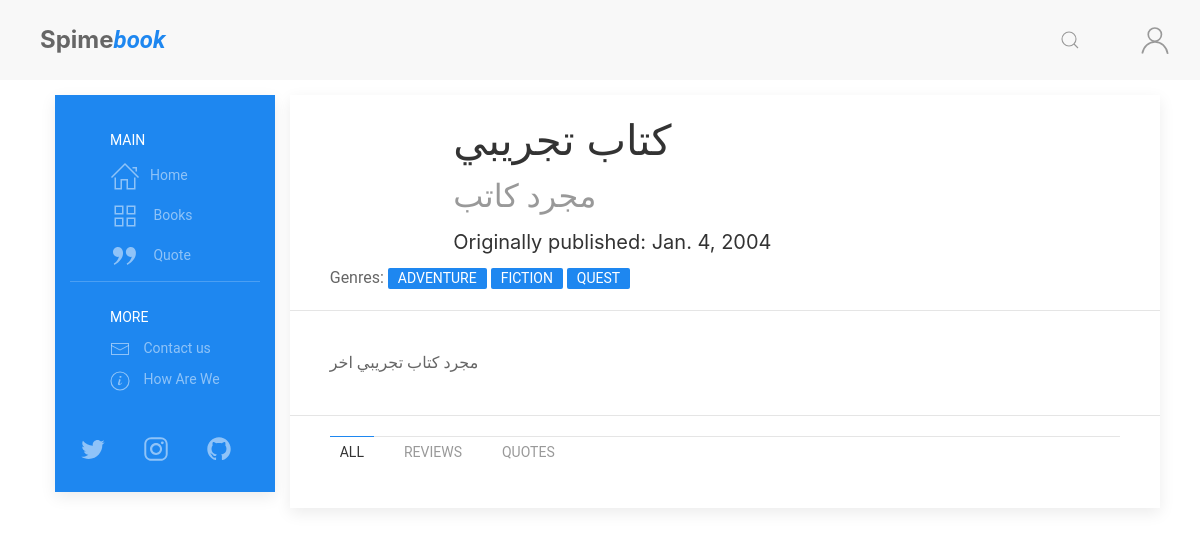
Before: /books/15/ with the older database file.
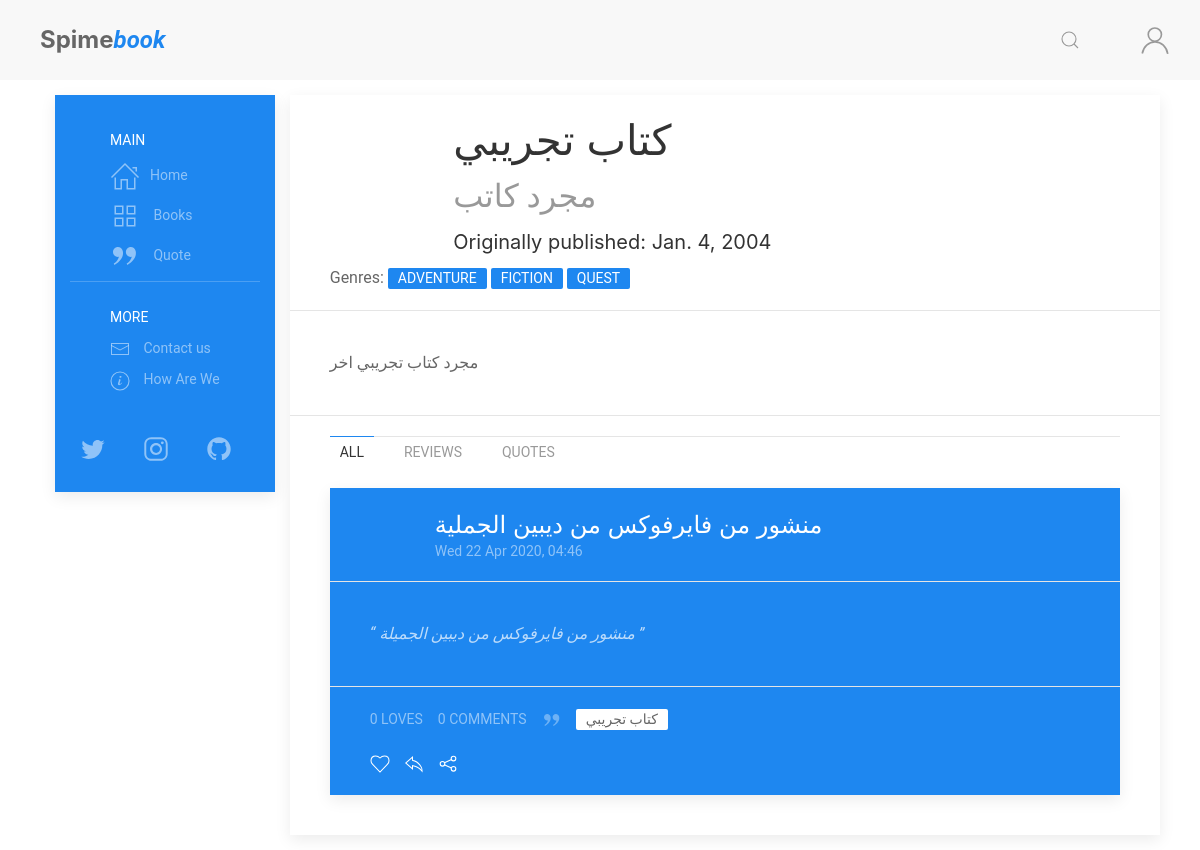
After: the same page with the newer database file.
### books/models.py (models this page shows, shortened)
class Genres(models.Model):
    genre = models.CharField(max_length=100)
    def __str__(self):
        return self.genre

class Book(models.Model):
    book_type = [
        ('Book', 'Book'),
        ('Novel', 'Novel')
    ]
    title = models.CharField(max_length=255)
    book_image = models.ImageField(
        upload_to='books/cover/', default='book.jpg')
    author = models.ForeignKey(Author, on_delete=models.CASCADE)
    publish_date = models.DateField(default=timezone.now)
    genres = models.ManyToManyField(Genres, related_name='genres')
    book_Bio = models.TextField(default='')
    book_or_Novel = models.CharField(
        max_length=5, choices=book_type, default='1')
    def __str__(self):
        return self.title

### posts/models.py (models this page shows, shortened)
class Post(models.Model):
    POST_TYPE = [
        ('Q', 'Quote'),
        ('R', 'Reviw'),
        ('P', 'Post'),
    ]
    title = models.CharField(max_length=120, default='')
    user = models.ForeignKey(User, on_delete=models.CASCADE)
    post_date = models.DateTimeField(default=timezone.now)
    post_edit_date = models.DateTimeField(auto_now=timezone.now)
    content = models.TextField(default='')
    post_type = models.CharField(
        max_length=1,
        choices=POST_TYPE,
        default='Psot')
    for_book = models.ForeignKey(Book, on_delete=models.CASCADE)
    archived = models.BooleanField(default=False)
    class Meta:
        ordering = ["-post_date"]

### books/views.py (the view)
# urls.py: path('books/<int:book_id>/', views.book, name='book'),
def book(request, book_id):
    target_book = get_object_or_404(Book, id=book_id)
    readed_book_state = False
    if request.user.is_authenticated:
        user = request.user.profile
        if user.books.filter(id=target_book.id).exists():  # cheek:
            readed_book_state = True
        else:
            readed_book_state = False
    all_posts = Post.objects.filter(
        for_book=target_book).filter(archived=False)
    page = request.GET.get('page', 1)
    paginator = Paginator(all_posts, 5)
    try:
        posts = paginator.page(page)
    except PageNotAnInteger:
        posts = paginator.page(1)
    except EmptyPage:
        posts = paginator.page(paginator.num_pages)
    context = {'title': target_book.title,
               'book': target_book,
               'posts': posts,
               'readed_book': readed_book_state
               }
    return render(request, 'books/book.html', context)

### books/models.py (called while the page is built)
    def __str__(self):
        return self.author_Name

### posts/templatetags/posts_extra.py (called while the page is built)
@register.inclusion_tag('posts/costumtags/reaction_bar.html')
def reaction_bar(post_id, user):
    target_post = Post.objects.get(id=post_id)
    comment_form = AddCommentForm()
    context = {
        'user': user,
        'post': target_post,
        'comment': target_post,
        'comment_form': comment_form,
    }
    return context

@register.inclusion_tag('posts/costumtags/post_container.html')
def post(post, user):
    context = {
        'user': user,
        'post': post
    }
    return context

@register.inclusion_tag('posts/costumtags/infinite_scroll_js.html')
def infinite_scroll_js():
    context = {
    }
    return context

### books/templates/books/book.html (shortened to what this page needs)
{% extends "posts/base.html" %}
{% load posts_extra %}
{% block content %}
<div class="uk-card uk-card-default">
    <div class="uk-card-header me-header">
        <div class="uk-grid-small uk-flex me-text-center-m" uk-grid>
            <div class="uk-width-auto@m book-img">
            </div>
            <div class="uk-width-expand uk-margin-small-left">
                <h1 class="uk-margin-remove">{{book.title}}</h1>
                <h2 class="uk-margin-remove-left uk-margin-small"><a
                        href="{% url 'author' book.author.id book.author  %}" class="uk-link-muted">{{book.author}}</a>
                </h2>
                <h4 class="uk-margin-remove-left uk-margin-small">Originally published: {{book.publish_date}}</h4>
            </div>
        </div>
        <div class=" uk-margin-small-top book-genres">
            Genres:
            {% for genre in book.genres.all %}
            <a class="uk-label" href="{% url 'fliter-genre' genre.genre %}">{{ genre }}</a>
            {% endfor %}
        </div>
    </div>
    <div class="uk-card-body">
        <p>
            {{book.book_Bio}}
        </p>
    </div>
    <div class="uk-card-footer">
        <div>
            <ul class="uk-tab-bottom" uk-tab>
                <li class="uk-active"><a href="">All</a></li>
                <li><a href="">Reviews</a></li>
                <li><a href="">Quotes</a></li>
            </ul>
        </div>
        <div class="uk-width-expand">
            <div class="article-feed">
                {% for post in posts %}
                {% post post user %}
                {% endfor %}
            </div>
        </div>
    </div>
</div>
{% endblock content %}

### posts/templates/posts/costumtags/post_container.html
{% load posts_extra %}
<div class="article">
    <div class="uk-card uk-card-primary uk-margin uk-width-1-1">
        <div class="uk-card-header">
            <div class="uk-grid-small uk-flex-middle" uk-grid>
                <div class="uk-width-auto">
                    <a href="{% url 'user-profile' post.user %}">
                        <img data-src="{{post.user.profile.picture.url}}" class="uk-border-circle" width="50"
                            height="50" alt="{{post.user}}" uk-img>
                    </a>
                </div>
                <div class="uk-width-expand">
                    <a href="{% url 'post' post.id %}">
                        <h3 class="uk-card-title uk-margin-remove-bottom">{{post.title}}</h3>
                    </a>
                    <p class="uk-text-meta uk-margin-remove-top">
                        <time>{{post.post_date|date:"D d M Y, H:i"}}</time>
                    </p>
                </div>
            </div>
        </div>
        <div class="uk-card-body uk-padding">
            {% if post.post_type == "Q" %}
            <q>
                {{ post.content }}
            </q> {% else %}
            <p>
                {{ post.content }}
            </p>
            {% endif %}
        </div>
        <div class="uk-card-footer">
            {% reaction_bar post.id user %}
        </div>
    </div>
</div>

### posts/templates/posts/costumtags/reaction_bar.html (shortened to what this page needs)
<div class="uk-flex uk-grid-small" uk-grid>
    <div class="uk-flex uk-grid-small" uk-grid>
        <div>
            <span class="uk-button uk-button-text uk-text-meta">{{post.loves.count}} loves</span>
        </div>
        <div class="uk-margin-small-bottom">
            <a href="#post-comment-{{post.id}}" class="uk-button uk-button-text uk-text-meta"
                uk-toggle>{{post.comments.all|length}} Comments</a>
        </div>
    </div>
    <div class="tags uk-margin-bottom ">
        {% if post.post_type == "Q" %}
        <span class="uk-icon uk-margin-small-right" uk-icon="quote-right"></span>
        {% endif %}
        <a href="{% url 'book' post.for_book.id %}" class="uk-label">{{ post.for_book }}</a>
    </div>
</div>
<div class="reaction">
    {% if user.is_authenticated %}
    <span>
        <a class="uk-icon uk-margin-small-right" id="love-post" data-post="{% url 'love' post.id %}"
            uk-icon="icon: heart"></a>
    </span>
    <span>
        <a href="#" class="uk-icon uk-margin-small-right" uk-icon="icon: reply"
            uk-toggle="target: #add-reply-{{post.id}}; animation: uk-animation-slide-top-small" type="button"></a>
    </span>
    {% else %}
    <span uk-tooltip="Log In First">
        <a class="uk-icon uk-margin-small-right" uk-icon="icon: heart"></a>
    </span>
    <span uk-tooltip="Log In First">
        <a class="uk-icon uk-margin-small-right" uk-icon="icon: reply" type="button"></a>
    </span>
    {% endif %}
    <span>
        <a href="#share-modal" class="uk-icon uk-margin-small-right" uk-icon="icon: social" uk-toggle></a>
    </span>
</div>

Changed rows visible on the page:
added Post: title "منشور من فايرفوكس من ديبين الجملية", post_date "Wed 22 Apr 2020, 04:46", content "منشور من فايرفوكس من ديبين الجميلة", loves.count "0", comments.all|length "0", post_type "Q" (drawn), for_book "كتاب تجريبي"
